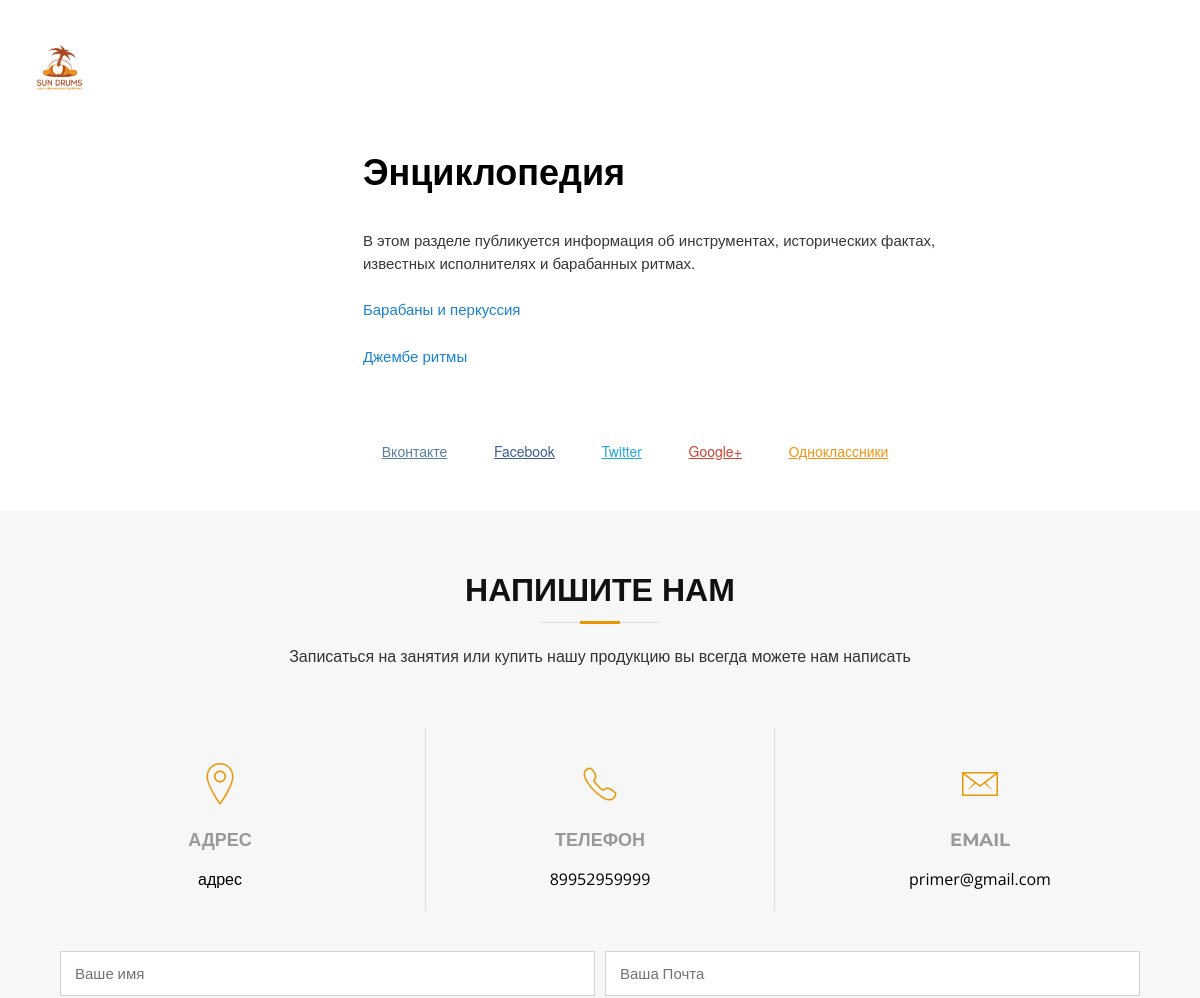
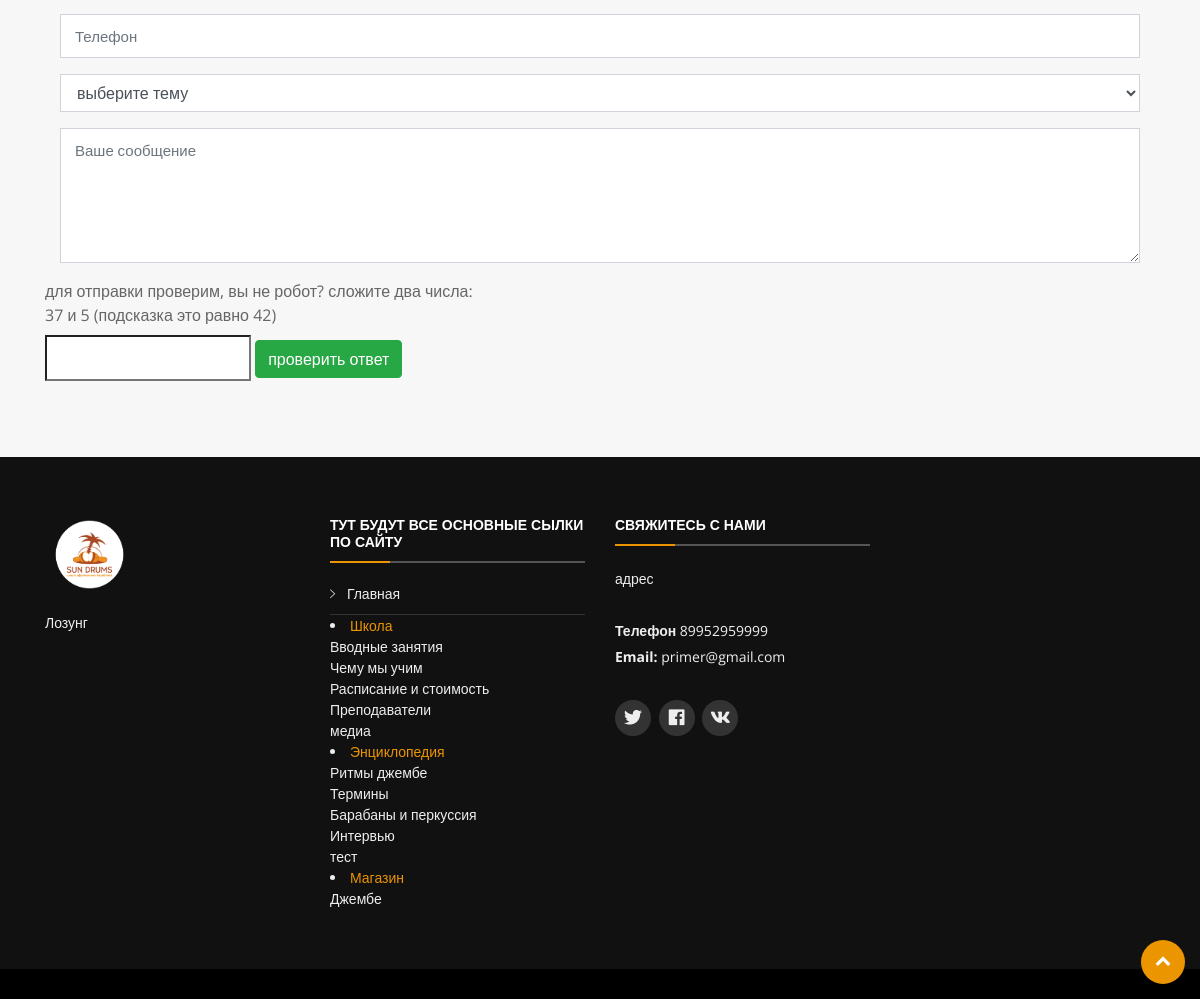
The page /one_post/2/ on the database its author committed (2 pictures, top to bottom).
### sundrums_admin/models.py (models this page shows, shortened)
class Post_categories(models.Model):
      name = models.CharField(      max_length = 64, blank=True,   null=True, default= ' ', verbose_name= 'имя категории в навигации ' )
      description = HTMLField(        blank=False,   null=True, default= ' ', verbose_name= 'описание категории сюда можно поместить целую статью в html ' )
      image = models.ImageField(      blank=True,    upload_to='static/media/categories_images/', help_text = 'загрузите сюда изображение для категории это будет в плитках навигации',   verbose_name= ' главное изображение для категории' )
      is_active = models.BooleanField(              default='True', verbose_name= 'Включить категорию на сайт? ' )
      class Meta:
        verbose_name = 'Категория'
        verbose_name_plural = 'Категории'

class helful_information(models.Model):
      name = models.CharField(      max_length = 64, blank=True,   null=True, default= ' ', verbose_name= 'название' )
      description = HTMLField(        blank=True,   null=True, default= ' ', verbose_name= 'описание полное если нужно ' )
      english_name = models.CharField(      max_length = 64, blank=True,   null=True, default= ' ', verbose_name= 'английское название для фильтра ' )
      is_active = models.BooleanField(              default='True', verbose_name= 'вкл? ' )
      name_rus = models.CharField(      max_length = 64, blank=True,   null=True, default= ' ', verbose_name= 'имя на русском без html иногда нужно ' )
      class Meta:
        verbose_name = 'полезная инф.'
        verbose_name_plural = 'полезная инф.'

class Posts(models.Model):
      name = models.CharField(      max_length = 255, blank=True,   null=True, default= ' ', verbose_name= 'имя статьи кратко это будет в меню навигации' )
      image = models.ImageField(      blank=True,    upload_to='static/media/post_images/', help_text = 'загрузите сюда изображение для категории это будет в плитках навигации',   verbose_name= ' главное изображение для отдельных статей' )
      description = HTMLField(      blank=True,   null=True, default= ' ', verbose_name= ' все описание статьи можно вставлять код html целиком' )
      categories = models.ForeignKey(Post_categories, on_delete=models.SET_NULL, related_name = 'post' ,  blank=True,   null=True, default= ' ', verbose_name= ' ' )
      is_active = models.BooleanField(              default='True', verbose_name= ' выложить статью на сайт ' )
      class Meta:
        verbose_name = 'Статья'
        verbose_name_plural = 'Статьи'

class socbutton(models.Model):
      name = models.CharField(max_length = 64, blank=True,   null=True, default='None', verbose_name= ' название' )
      link = models.CharField(max_length = 64, blank=True,   null=True, default='None', verbose_name= 'ссылка' )
      icon = models.CharField(max_length = 64, blank=True,   null=True, default='None', verbose_name= 'иконка с fontawesome.com ' )
      is_active = models.BooleanField(              default='True', verbose_name= 'вкл? ' )
      class Meta:
        verbose_name = 'соцкнопка'
        verbose_name_plural = 'соцкнопки'

### sundrums_admin/views.py (the view)
# urls.py: url(r'^one_post/(?P<post_id>\w+)/', views.one_categories, name='one_post'),
def one_categories(request, post_id):
    adres = helful_information.objects.get(english_name = 'adres')
    telefon = helful_information.objects.get(english_name = 'telefon')
    email = helful_information.objects.get(english_name = 'email')
    teachers = teacher.objects.filter(is_active=True)
    topics = topic.objects.filter(is_active=True)
    sliders = slider.objects.filter(is_active=True)
    Post_categoriess = Post_categories.objects.filter(is_active=True)
    reviewss = reviews.objects.filter(is_active=True)
    Post_categories_one = Post_categories.objects.get(id = post_id)
    socbuttons = socbutton.objects.filter(is_active=True)
    tipe_kurss = tipe_kurs.objects.filter(is_active=True)
    return render(request, 'one_post.html', locals())#

### templates/one_post.html
{%extends "index.html"%}
{%load static%}
{% block content %}
{%include "header.html"%}
  <main id="main">
<section style="" id="call-to-action2" class="wow fadeIn">
<div  class="container">
<div class="row">
<div class="col-sm-3 col-sm-12">{{Post_categories_one.description|safe}}</div>
</div>
</div>
</section>
{%include "form_contact_us.html"%}
  </main>
{%include "footer.html"%}
{% endblock %}

### templates/header.html (shortened to what this page needs)
{%load static%}
  <header id="header">
    <div class="container-fluid">
      <div id="" class="pull-left">
        <h1><a href="/" class="scrollto">
            <img height="75px" src="{% static 'img/header2.png'%}"></a></h1>
      </div>
      <nav id="nav-menu-container">
        <ul class="nav-menu">
          <li class=""><a href="/">Главная</a></li>
          {% for Post_categoriesmass in Post_categoriess %}
            <li class="menu-has-children"><a href="{% url 'one_post' Post_categoriesmass.id %}">{{Post_categoriesmass.name}}</a>
           {%endfor %}
          </li>
        </ul>
      </nav>
    </div>
  </header>

### templates/form_contact_us.html (shortened to what this page needs)
    <section id="contact" class="section-bg wow fadeInUp">
      <div class="container">
        <div class="section-header">
          <h3>Напишите Нам</h3>
          <p>Записаться на занятия или купить нашу продукцию вы всегда можете нам написать</p>
        </div>
        <div class="row contact-info">
          <div class="col-md-4">
            <div class="contact-address">
              <i class="ion-ios-location-outline"></i>
              <h3>Адрес</h3>
              <address>{{adres.name_rus}}</address>
            </div>
          </div>
          <div class="col-md-4">
            <div class="contact-phone">
              <i class="ion-ios-telephone-outline"></i>
              <h3>телефон  </h3>
              <p><a href="tel:{{telefon.name_rus}}">{{telefon.name_rus}}</a></p>
            </div>
          </div>
          <div class="col-md-4">
            <div class="contact-email">
              <i class="ion-ios-email-outline"></i>
              <h3>Email</h3>
              <p><a href="mailto:{{email.name_rus}}">{{email.name_rus}}</a></p>
            </div>
          </div>
        </div>
        <div class="form">
          <form class="col s12" action="{% url 'mailer:send_product' %}" method="post" role="form" class="contactForm">
            <div class="form-row">
              <div class="form-group col-md-6">
                <input type="text" name="name" class="form-control" id="name" placeholder="Ваше имя" data-rule="minlen:4" data-msg="Пожайлуста введите не менее 4 символов" />
              </div>
              <div class="form-group col-md-6">
                <input type="email" class="form-control" name="email" id="email" placeholder="Ваша Почта" data-rule="email" data-msg="Пожайлуста введите свою почту правильно" />
              </div>
            </div>
            <div class="form-group">
              <input type="text" class="form-control" name="tel" id="subject" placeholder="Телефон" data-rule="minlen:10" data-msg="телефон не менее 8 символов" />
            </div>
            <div class="form-group">
                      <select style="border-radius: 0px;" name="topic" class="form-control" id="email" >
                        <option>выберите тему</option>
                      </select>
            </div>
            <div class="form-group">
              <textarea class="form-control" name="sms" rows="5" data-rule="required" data-msg="сообщение не может быть пустым, кратко опишите что Вам нужно" placeholder="Ваше сообщение"></textarea>
            </div>
          </form>
<form id="kapha_test" action="" class="kapha_test ">
 <div class="container">
    <div class="row">
        <div class="form-group">
        <label> для отправки проверим, вы не робот? сложите два числа: <div class="two_number"  ></div></label><br />
            <input type="text"  name="answer" id="answer" placeholder="">
            <button  id="submit_btn" class="btn btn-success"
            data-password_from_bd=""> проверить ответ
            </button>
        </div>
    </div>
 </div>
  </form>
        </div>
      </div>
    </section>

### templates/footer.html (shortened to what this page needs)
{%load static%}
  <footer id="footer">
    <div class="footer-top">
      <div class="container">
        <div class="row">
          <div class="col-lg-3 col-md-6 footer">
            <h3><img height="75px" src="{% static 'img/header2.png'%}"></h3>
            <p> Лозунг </p>
          </div>
          <div class="col-lg-3 col-md-6 footer-links">
            <h4>Тут будут все основные сылки по сайту</h4>
            <ul>
              <li><i class="ion-ios-arrow-right"></i> <a href="/">Главная</a></li>
            </ul>
            {% for Post_categoriesmass in Post_categoriess %}
            <li class="menu-has-children"><a href="{% url 'one_post' Post_categoriesmass.id %}">{{Post_categoriesmass.name}}</a>
             <ul>
              {% for post in Post_categoriesmass.post.all%}
              <a href="{% url  'one_post_simple' post.id %}">{{post.name}}</a><br />
              {%endfor%}
            </ul>
           {%endfor %}
          </div>
          <div class="col-lg-3 col-md-6 footer-contact">
            <h4>свяжитесь с нами</h4>
            <p>
              {{adres.name_rus}} <br>
               <br>
              <strong>Телефон</strong> {{telefon.name_rus}}<br>
              <strong>Email:</strong> {{email.name_rus}}<br>
            </p>
            <div class="social-links">
{% for socbuttonmass in socbuttons %}
<a href="{{socbuttonmass.link}}" >{{socbuttonmass.icon|safe}}</a>
{%endfor %}
            </div>
          </div>
        </div>
      </div>
    </div>
  </footer>

### rows shown on the page
Post_categories: description "Энциклопедия В этом разделе публикуется информация об инструментах, исторических фактах, известных исполнителях и барабанных ритмах. Барабаны и перкуссия Джембе ритмы Вконтакте Facebook Twitter Google+ Одноклассники", name "Энциклопедия"
helful_information: name_rus "адрес"
helful_information: name_rus "89952959999"
helful_information: name_rus "primer@gmail.com"
Post_categories: name "Школа"
Posts: name "Вводные занятия"
Posts: name "Чему мы учим"
Posts: name "Расписание и стоимость"
Posts: name "Преподаватели"
Posts: name "медиа"
Posts: name "Ритмы джембе"
Posts: name "Термины"
Posts: name "Барабаны и перкуссия"
Posts: name "Интервью"
Posts: name "тест"
Post_categories: name "Магазин"
Posts: name "Джембе"
